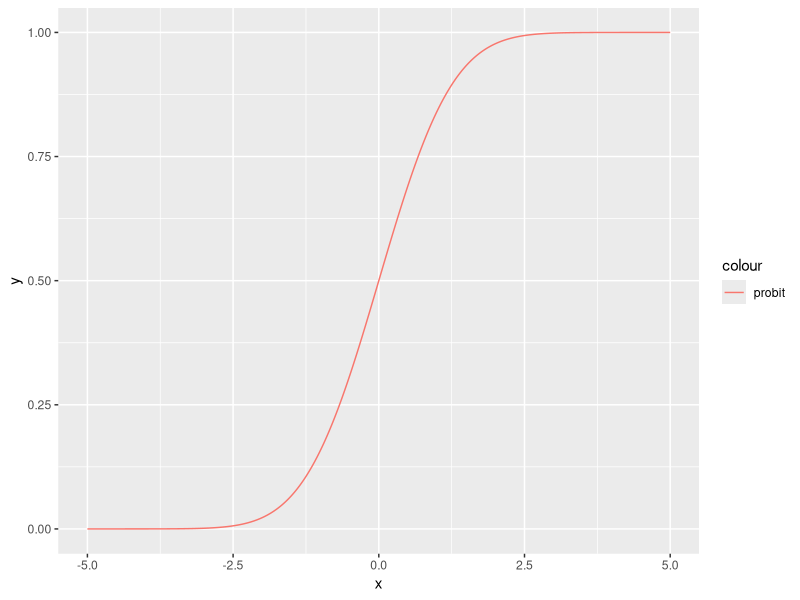
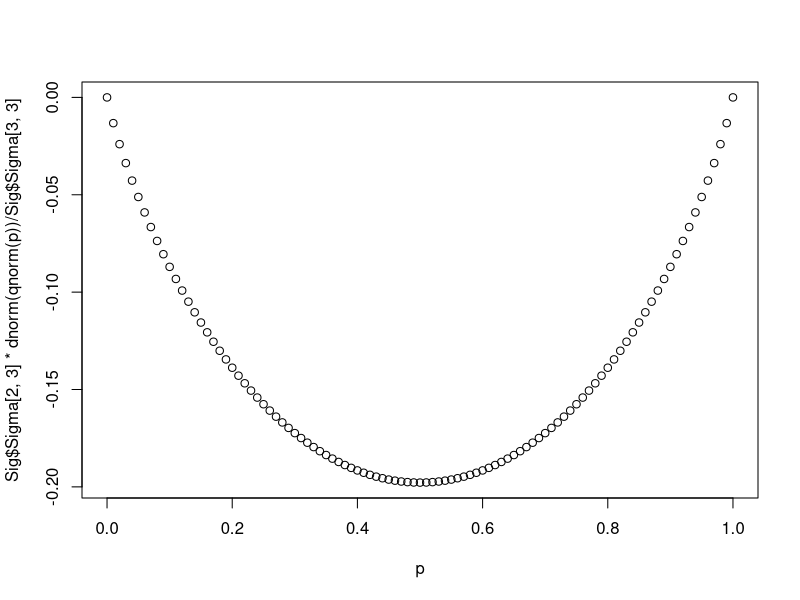
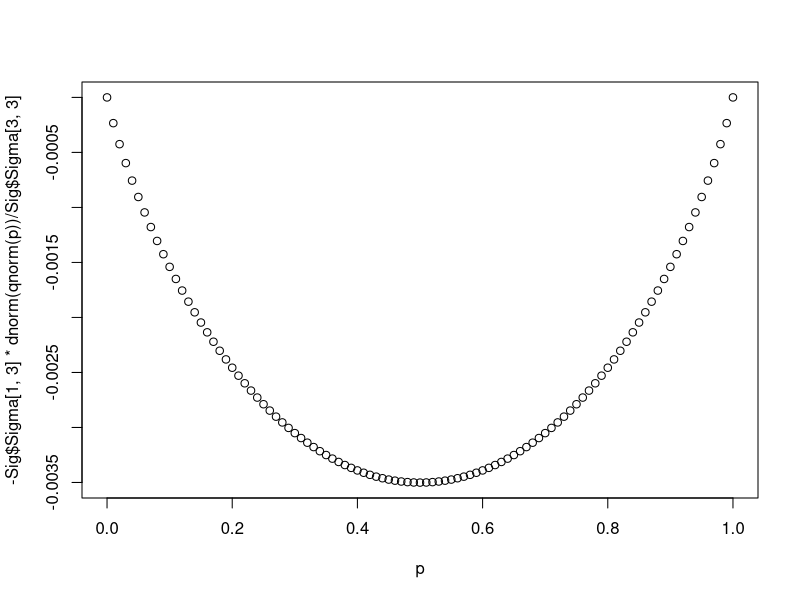
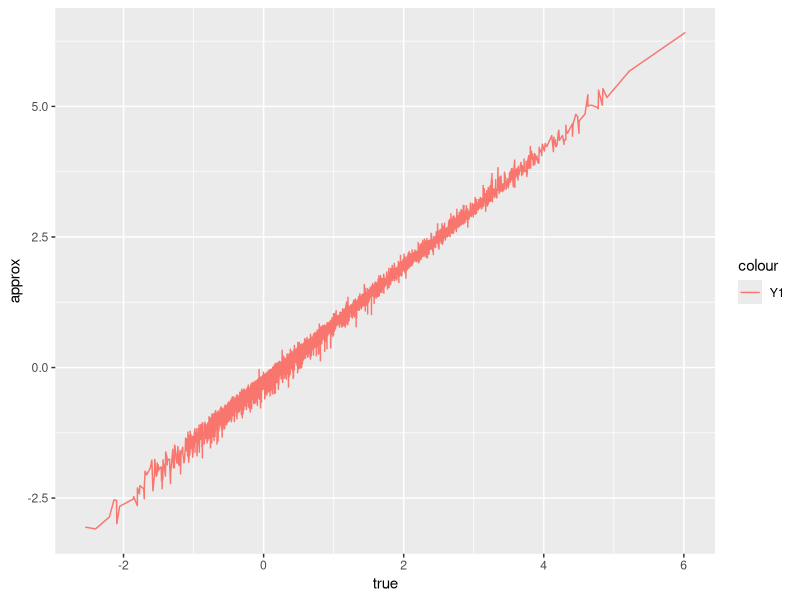
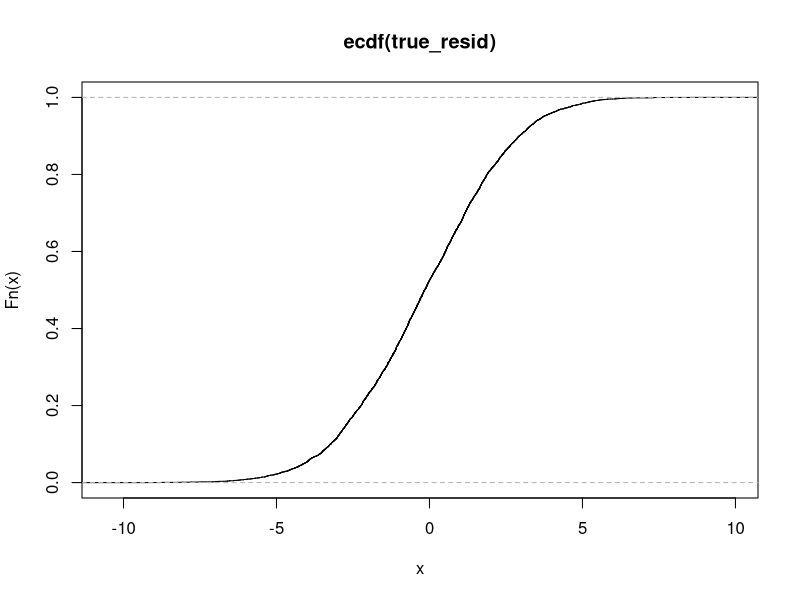
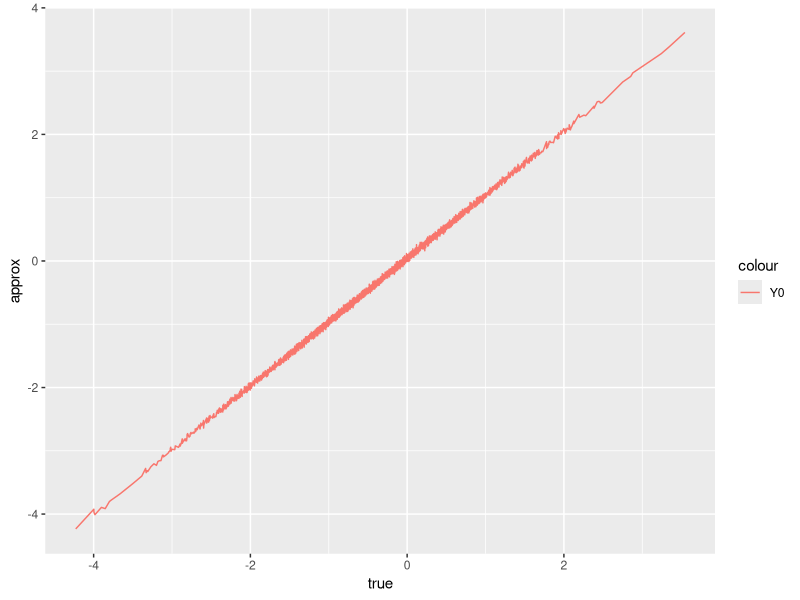

Source code (R) for these figures, in order:
# Toy model to understand a bit more about the approximation bias
library(clusterGeneration)
library(ggplot2)
library(dplyr)
library(tidyr)
library(mvtnorm)

rm(list = ls())
gc()

# generic specifications
N <- 10000
K_x <- 3 # number of controls
# correlation matrix
Sig <- genPositiveDefMat(K_x)

# Outcome equations
a_0 <- runif(1, 0, 1)
a_1 <- runif(1, 0, 1)
B_0 <- runif(K_x, 0, 1)
B_1 <- runif(K_x, 0, 1)

# Probit
g_0 <- runif(1, 0, 1)
g_1 <- runif(1, 0, 1)
g_x <- runif(K_x, 0, 1)

# Probit plot
temp <- data.frame(x = seq(-5, 5, length.out = 1001))
temp$y <- pnorm(temp$x)
temp %>% ggplot() + 
  geom_line(aes(x = x, y = y, col = "probit"))

# Generate data
# for now assume normally distributed X and independent Z
X <- matrix(rnorm(N * K_x), N, K_x)
Z <- rbinom(N, 1, 0.5)
index <- X %*% as.matrix(g_x, K_x, 1) + Z * g_1 + (1 - Z) * g_0
p_score <- pnorm(index)
# generate (U(0), U(1), V)
U <- rmvnorm(N, sigma = Sig$Sigma)
D <- as.numeric(index + U[, 3] > 0)
Y_0 <- a_0 + X %*% as.matrix(B_0, K_x, 1) + U[, 1]
Y_1 <- a_1 + X %*% as.matrix(B_1, K_x, 1) + U[, 2]
Y <- D * Y_1 + (1 - D) * Y_0

# True Expectations
E_Y_1 <- a_1 + X %*% as.matrix(B_1, K_x, 1) + 
  Sig$Sigma[2, 3] * dnorm(index)/ Sig$Sigma[3, 3]
E_Y_0 <- a_0 + X %*% as.matrix(B_0, K_x, 1) - 
  Sig$Sigma[1, 3] * dnorm(index)/ Sig$Sigma[3, 3]

# Plot of E[U_1|U_D < p(X,Z)]
p <- seq(0, 1, length.out = 101)
plot(p, Sig$Sigma[2, 3] * dnorm(qnorm(p))/ Sig$Sigma[3, 3])
plot(p, -Sig$Sigma[1, 3] * dnorm(qnorm(p))/ Sig$Sigma[3, 3])


# Linearized propensity score
p_lin <- lm(D ~ X + Z)
approx_error <- p_score - p_lin$fitted.values
temp <- ecdf(p_lin$residuals)

true_resid <- D - p_score
temp_2 <- ecdf(true_resid)

# Linearized E[Y(0)|X,Z,D = 0] and E[Y(1)|X,Z,D = 1]
data <- data.frame(Y = Y, D = D, Z = Z)
data <- cbind(data, X)
names(data)[4:(3 + K_x)] <- paste0("X", 1:K_x)

lin_E_Y0 <- 
  lm(as.formula(paste0("Y ~ Z + ",
                       paste(paste0("X", 1:K_x), collapse = " + "))),
     data = data[data$D == 0, ])

lin_E_Y1 <- 
  lm(as.formula(paste0("Y ~ Z + ",
                       paste(paste0("X", 1:K_x), collapse = " + "))),
     data = data[data$D == 1, ])

# comparison
temp_Y1 <- data.frame(true = E_Y_1[D == 1], approx = lin_E_Y1$fitted.values)
temp_Y1 %>% ggplot() + 
  geom_line(aes(x = true, y = approx, col = "Y1"))

true_resid <- (Y_1 - E_Y_1)[D == 1]
plot(ecdf(true_resid))

temp_Y0 <- data.frame(true = E_Y_0[D == 0], approx = lin_E_Y0$fitted.values)
temp_Y0 %>% ggplot() + 
  geom_line(aes(x = true, y = approx, col = "Y0"))
